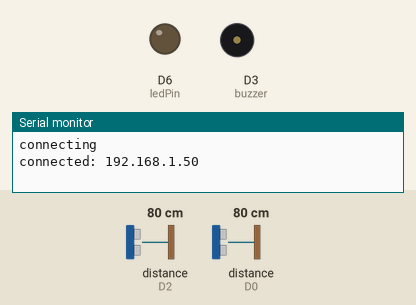
This sketch was run on a simulated ESP8266 (NodeMCU). Parts: output pins drawn as LEDs (lit = HIGH), buzzer (waves = sounding), the last lines printed to the serial monitor. Wiring (inferred from the names in the program): ultrasonic range finder: trigger D1; echo D2. Inputs (shaded band) come from the test bench; at power-on: distance to the obstacle (sensors on D2, D0) 80 cm. The echo pulse lasts 58.3 µs per cm; WiFi joins after 1.5 s; servers stay silent unless stated; network time is answered at once with the bench clock; pins used as bus, display or sensor lines are not drawn.

Above: at 3.0 s.
3.1 s: distance to the obstacle (sensor on D2) set to 16 cm
6.0 s: distance to the obstacle (sensor on D2) set to 12 cm
At 6.93 s:
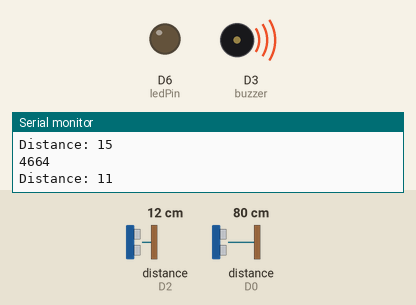
11.3 s: distance to the obstacle (sensor on D2) set to 9 cm
At 12.7 s:
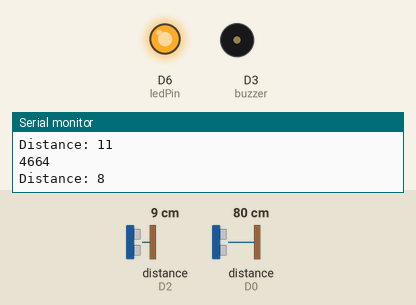
14.8 s: distance to the obstacle (sensor on D2) set to 18 cm
At 16.2 s:
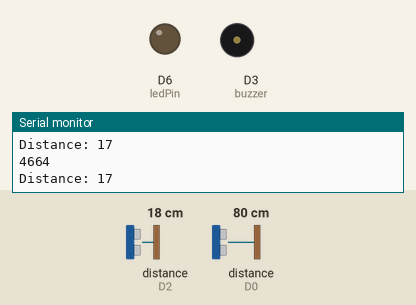
Timing chart, 0 to 17.3 s (numbered marks = the images above; inputs shaded):
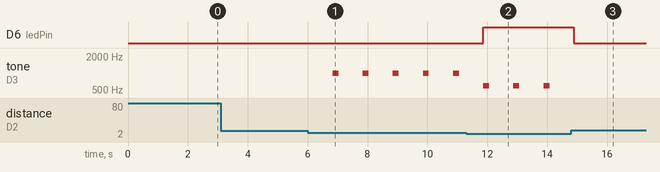

Measured:
- the behaviour switches between 14 and 13 cm on distance to the obstacle (sensor on D2) (found by bisection; images 0 and 1)
- the behaviour switches between 11 and 10 cm on distance to the obstacle (sensor on D2) (found by bisection; images 1 and 2)
- after the input at 6.0 s, tone on D3 (buzzer): alternates 1000 Hz for 0.20 s and silent for 0.81 s, starting after 0.83 s
- after the input at 11.3 s, D6 (ledPin): LOW → HIGH after 0.57 s
- after the input at 14.8 s, D6 (ledPin): HIGH → LOW after 0.09 s; tone on D3 (buzzer): stops changing and stays silent

The sketch:

ioe_mp_firebase.ino
```cpp
#define BLYNK_PRINT Serial
#define BLYNK_TEMPLATE_ID "TMPLlrPPaq9a"
#define BLYNK_DEVICE_NAME "Quickstart Template"


#include <ESP8266WiFi.h>
#include <BlynkSimpleEsp8266.h>
#include <FirebaseArduino.h>
#include <NTPClient.h>
#include <WiFiUdp.h>

#define FIREBASE_HOST "smart-bicycle-ioe-default-rtdb.firebaseio.com"
#define FIREBASE_AUTH "3T87fLF0XBEJbPLw4shL2aS9UfpGG2w2QSUj7jK0"
//
StaticJsonBuffer<256> jsonBuffer;
JsonArray& acc_detail = jsonBuffer.createArray();
WiFiUDP ntpUDP;
NTPClient timeClient(ntpUDP, "pool.ntp.org");
// defines pins numbers
const int trigPin = D1;
const int echoPin = D2;
const int buzzer = D3;
const int ledPin = D6;
// You should get Auth Token in the Blynk App.
// Go to the Project Settings (nut icon).
char auth[] = "JuUcP6YwnEd3vIvbGwWscWitGNZWcNOg";

// Your WiFi credentials.
// Set password to "" for open networks.
char ssid[] = "Redmi Note 7S";//your wifi name
char pass[] = "paru2001"; //your wifi password

//Declaring location
String acc_location = "Panvel";

WidgetLCD lcd(V1);
BlynkTimer timer;
// defines variables
long duration;
int distance;
int safetyDistance;

//
int vs = D0; // vibration sensor
int sdata = 0; // sensor data will be stored in this variable.
//


void setup() {
  pinMode(trigPin, OUTPUT); // Sets the trigPin as an Output
  pinMode(echoPin, INPUT); // Sets the echoPin as an Input
  pinMode(buzzer, OUTPUT);
  pinMode(ledPin, OUTPUT);
  Serial.begin(9600); // Starts the serial communication
  Blynk.begin(auth, ssid, pass);
  timer.setInterval(1000L, sendSensor);
  // connect to wifi.
  WiFi.begin(ssid, pass);
  Serial.print("connecting");
  while (WiFi.status() != WL_CONNECTED) {
    Serial.print(".");
    delay(500);
  }
  Serial.println();
  Serial.print("connected: ");
  Serial.println(WiFi.localIP());
  Firebase.begin(FIREBASE_HOST, FIREBASE_AUTH);
  // Initialize a NTPClient to get time
  timeClient.begin();
  // Set offset time in seconds to adjust for your timezone
  timeClient.setTimeOffset(19800);
}

void loop() {
  Blynk.run();
  timer.run();
  timeClient.update();
}
void sendSensor() {
  lcd.clear();
  lcd.print(0, 0, "");
  // Clears the trigPin
  digitalWrite(trigPin, LOW);
  delayMicroseconds(2);

  // Sets the trigPin on HIGH state for 10 micro seconds
  digitalWrite(trigPin, HIGH);
  delayMicroseconds(10);
  digitalWrite(trigPin, LOW);

  // Reads the echoPin, returns the sound wave travel time in microseconds
  duration = pulseIn(echoPin, HIGH);

  // Calculating the distance
  distance = duration * 0.034 / 2;
  //sdsdsd
  long measurement = vibration();
  //delay(50);
  Serial.println(measurement);
  //
  safetyDistance = distance;
  if (safetyDistance <= 5 & measurement > 1000) {
    //digitalWrite(buzzer, HIGH);
    tone(buzzer, 500, 45);
    digitalWrite(ledPin, HIGH);
    lcd.print(0, 0, "very close");
    Serial.println("Accident Detected at:" + acc_location);
    Blynk.logEvent("accident_alert", "Accident detected at " + acc_location );
    //get time and date
    time_t epochTime = timeClient.getEpochTime();
    String formattedTime = timeClient.getFormattedTime();
    //Get a time structure
    struct tm *ptm = gmtime ((time_t *)&epochTime);
    int monthDay = ptm->tm_mday;
    int currentMonth = ptm->tm_mon+1;
    int currentYear = ptm->tm_year+1900;
    String currentDate = String(currentYear) + "-" + String(currentMonth) + "-" + String(monthDay);

    //Firebase.pushString("acc_location", acc_location);
    acc_detail.add(acc_location);
    acc_detail.add(formattedTime);
    acc_detail.add(currentDate);
    Firebase.push("acc_data", acc_detail);
    // handle error
    if (Firebase.failed()) {
      Serial.print("setting /message failed:");
      Serial.println(Firebase.error());
      return;
    }
  }
  else if (safetyDistance <= 9) {
    //digitalWrite(buzzer, HIGH);
    tone(buzzer, 600, 200);
    digitalWrite(ledPin, HIGH);
    lcd.print(0, 0, "close");
  }
  else if (safetyDistance <= 12) {
    //digitalWrite(buzzer, LOW);
    tone(buzzer, 1000, 200);
    digitalWrite(ledPin, LOW);
    lcd.print(0, 0, "getting closer");
  }
  else {
    //  digitalWrite(buzzer, LOW);
    tone(buzzer, 0, 0);
    digitalWrite(ledPin, LOW);
    lcd.print(0, 0, "safe");
  }

  // Prints the distance on the Serial Monitor
  Serial.print("Distance: ");
  Serial.println(distance);
  Blynk.virtualWrite(V2, distance);

  delay(1000);
}

long vibration() {
  long measurement = pulseIn (vs, HIGH); //wait for the pin to get HIGH and returns measurement
  return measurement;
}
```
